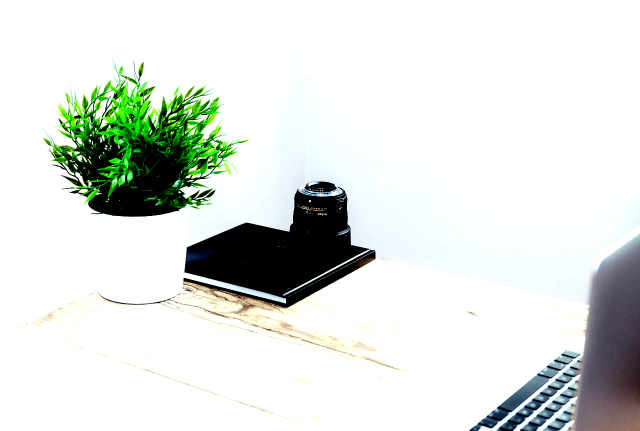
#> input picture alargamento_contraste.png, 1280 x 861 px (shown at 1/2 size)
$ python -i imageProcesser.py   (imports and definitions only)
#> lines starting #> are read from the running program, lines starting #| are printed output that depends on the picture
# ==============================================================================
# Nome do Projeto: LuminaPixelStudio
# Autor: Jáder Louis @Prism411, Nataly Tobias @natalytobias
# Data de Criação: 10/01/2024
#
# Estrutura do Projeto:
#   - interfaceMenu: O arquivo principal que executa o programa.
#   - imageProcesser: Módulo responsável pelas funções de processamento de Imagem.
#   - luminaProcessing/: Diretório que salva as imagens processadas.
#   - icons/: Guarda os Icones utilizados no projeto.
#   - docs/: Documentação do projeto.
#   - scripts/: Funções em octave que foram base para o aplicativo.
#   - imagensComparacao/: Deve ser ignorada, existem apenas para repassar informações da Q.2
#   - questao2: o modulo "questao2.py" deve ser ignorado pois é apenas para realizar a Q.2
#
# Notas Adicionais:
#   Nesta função aqui se encontram as principais funções de processamento de imagens.
# ==============================================================================
import math
from PIL import Image
import numpy as np
import cv2
import matplotlib.pyplot as plt
from scipy.ndimage import generic_filter


# [58 lines left out: functions redimensionar_imagem, dissolve_cruzado, dissolve_cruzado_nao_uniforme, not called in this run]


def negativo(image_path, output_path):
    # Abrir a imagem original
#> called with image_path = 'alargamento_contraste.png', output_path = 'out.png'
    image = Image.open(image_path)
#> image is the input picture: PIL image 1280x861 RGB; mean R, G, B 220.7, 225.8, 221

    # Converter a imagem para o modo 'L' (escala de cinzas) para simplificar a transformação
    # Se a imagem já estiver em escala de cinzas, essa linha pode ser removida
    image = image.convert('L')
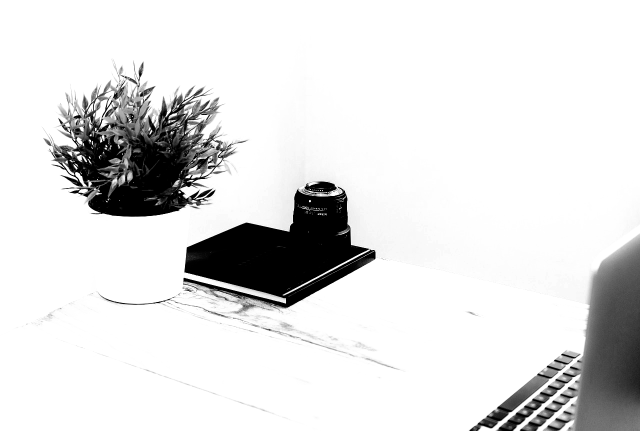
#> image: PIL image 1280x861 L (shown at 1/2 size); min 0, max 255, mean 223.8

    # Obter as dimensões da imagem
    width, height = image.size
#> width = 1280; height = 861

    # Criar uma nova imagem para armazenar o resultado
    negative_image = Image.new('L', (width, height))
#> negative_image: PIL image 1280x861 L; every value is 0

    # Iterar sobre cada pixel da imagem
    for x in range(width):
        for y in range(height):
            # Obter o valor do pixel (0 a 255 para uma imagem em escala de cinzas)
            pixel_value = image.getpixel((x, y))

            # Inverter o valor do pixel
            new_value = 255 - pixel_value

            # Definir o valor do pixel na nova imagem
            negative_image.putpixel((x, y), new_value)
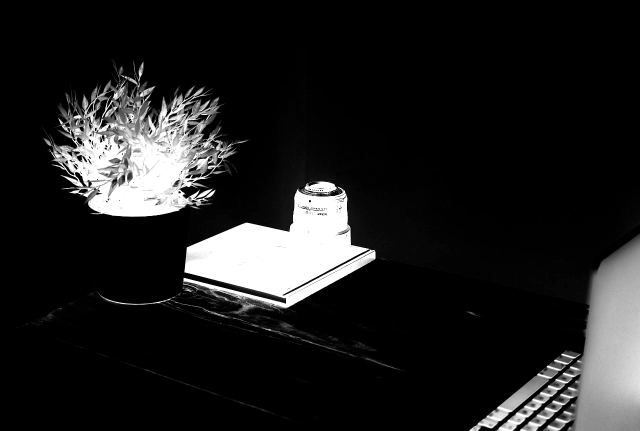
#> negative_image: PIL image 1280x861 L (shown at 1/2 size); min 0, max 255, mean 31.2

    # Salvar a imagem transformada
    negative_image.save(output_path)


# [141 lines left out: functions alargamento_contraste, limiarizacao, transformacao_potencia, transformacao_logaritmica, not called in this run]


import matplotlib.pyplot as plt


# [55 lines left out: functions expand_histogram_auto, histogram_equalization, converter_para_cinza, not called in this run]


def calcular_media(bairro):
    soma = sum(bairro)
    return soma / len(bairro)


def calcular_desvio_padrao(bairro, media):
    soma_diferencas_quadradas = sum((x - media) ** 2 for x in bairro)
    return (soma_diferencas_quadradas / len(bairro)) ** 0.5


# [73 lines left out: functions aplicar_kernel, realce_contraste_adaptativo, scale_image, not called in this run]


import os


# [418 lines left out: functions shear_image, reflect_image, bilinear_interpolate, rotate_image2, rotate_image, vertical_pinch and 13 more, not called in this run]

>>> result = negativo('alargamento_contraste.png', 'out.png')
